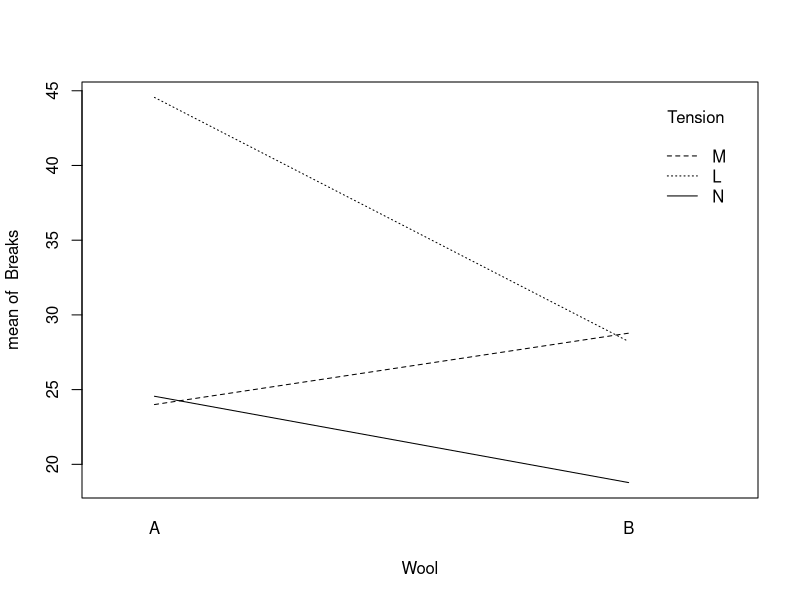
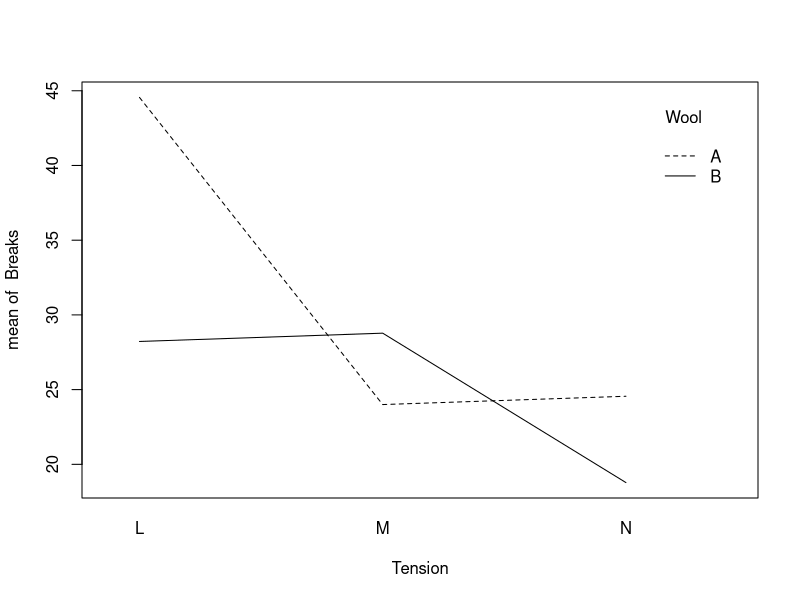

Write R code to recreate these figures, in order.
##--QUESTION 1------------------------------------------------------------------
##--PART A----------------------------------------------------------------------
Brightness <- c(59.88, 60.12, 60.88, 60.98, 59.90,
                59.87, 60.32, 60.42, 59.99, 60.12,
                60.83, 60.87, 60.56, 61.00, 60.50,
                61.01, 60.87, 60.69, 60.53, 60.63)
Operator <- c("A","A","A","A","A",
              "B","B","B","B","B",
              "C","C","C","C","C",
              "D","D","D","D","D")

#To identify the variable as factor and not numeric
Operator <- as.factor(Operator)
is.factor(Operator)

#Step 1: Fit a linear model 
model <- lm(Brightness ~ Operator)
summary(model)

# Call:
#   lm(formula = Brightness ~ Operator)
# 
# Residuals:
#   Min     1Q Median     3Q    Max 
# -0.472 -0.220 -0.040  0.194  0.628 
# 
# Coefficients:
#              Estimate Std. Error t value Pr(>|t|)    
# (Intercept)  60.3520     0.1454 415.136   <2e-16 ***
# OperatorB    -0.2080     0.2056  -1.012   0.3267    
# OperatorC     0.4000     0.2056   1.946   0.0695 .  
# OperatorD     0.3940     0.2056   1.916   0.0734 .  
# ---
#   Signif. codes:  0 ‘***’ 0.001 ‘**’ 0.01 ‘*’ 0.05 ‘.’ 0.1 ‘ ’ 1
# 
# Residual standard error: 0.3251 on 16 degrees of freedom
# Multiple R-squared:  0.4464,	Adjusted R-squared:  0.3426 
# F-statistic:   4.3 on 3 and 16 DF,  p-value: 0.02097

#Step 2: Analyze the data as an ANOVA
anova(model)

# Analysis of Variance Table
# 
# Response: Brightness
#            Df Sum Sq Mean Sq F value  Pr(>F)  
# Operator   3 1.3633 0.45442  4.3001 0.02097 *
# Residuals 16 1.6908 0.10568                  
# ---
#   Signif. codes:  0 ‘***’ 0.001 ‘**’ 0.01 ‘*’ 0.05 ‘.’ 0.1 ‘ ’ 1

#Step 3: State the H0 and H1, interpret the results
# H0 : μA = μB = μC = μD
# H1 : μA ≠ μB = μC = μD or μA ≠ μB ≠ μC ≠ μD

#  Conclusion : Since the p-value is 0.02097 (<0.05), we reject the H0. 
#  Therefore, there is statistically significant differences among operators in making sheets and reading brightness

##--PART B----------------------------------------------------------------------
#Note: To observe whether the combinations are significantly different, use TukeyHSD
TukeyHSD(aov(Brightness ~ Operator))

# Tukey multiple comparisons of means
# 95% family-wise confidence level
# 
# Fit: aov(formula = Brightness ~ Operator)
# 
# $Operator
#       diff      lwr       upr      p adj
# B-A -0.208 -0.79621621 0.3802162 0.7450627
# C-A  0.400 -0.18821621 0.9882162 0.2489941
# D-A  0.394 -0.19421621 0.9822162 0.2603189
# C-B  0.608  0.01978379 1.1962162 0.0415316 (*)
# D-B  0.602  0.01378379 1.1902162 0.0439458 (*)
# D-C -0.006 -0.59421621 0.5822162 0.9999907

# H0 : The μi's are not significantly different 
# H1 : The μi's are significantly different

# Conclusion : 
# There is no evidence that B-A, C-A, D-A and D-C are significantly different as
# as the corresponding intervals contain zeror

##--QUESTION 2------------------------------------------------------------------
##--PART A----------------------------------------------------------------------
Wool <- c("A", "A", "A", "A", "A", "A", "A", "A", "A", "B", "B", "B", "B", "B", "B","B", "B", "B",
          "A", "A", "A", "A", "A", "A", "A", "A", "A", "B", "B", "B", "B", "B", "B","B", "B", "B",
          "A", "A", "A", "A", "A", "A", "A", "A", "A", "B", "B", "B", "B", "B", "B","B", "B", "B"
)

Tension <- c("L", "L", "L", "L", "L", "L", "L", "L", "L","L", "L", "L", "L", "L", "L", "L", "L", "L",
             "M", "M", "M", "M", "M", "M", "M", "M", "M", "M", "M", "M", "M", "M", "M","M", "M", "M",
             "N", "N", "N", "N", "N", "N", "N", "N", "N", "N", "N", "N", "N", "N", "N", "N", "N", "N"
)

Breaks <- c(26, 30, 54, 25, 70, 52, 51, 26, 67, 27, 14, 29, 19, 29, 31, 41, 20, 44,
            18, 21, 29, 17, 12, 18, 35, 30, 36, 42, 26, 19, 16, 39, 28, 21, 39, 29,
            36, 21, 24, 18, 10, 43, 28, 15, 26, 20, 21, 24, 17, 13, 15, 15, 16, 28)

Wool <- as.factor(Wool)
is.factor(Wool)
Tension <- as.factor(Tension)
is.factor(Tension)

question2_data <- data.frame(Breaks, Wool, Tension)
View(question2_data)

interaction.plot(Wool,Tension,Breaks)
# There is interaction in the lower mean of Breaks and around the middle mean of Breaks

interaction.plot(Tension,Wool,Breaks)
# There are interactions in the lower mean of Breaks 

##--PART B----------------------------------------------------------------------
question2_model <- lm(Breaks ~ Wool + Tension + Wool*Tension)
anova(question2_model)

# Analysis of Variance Table
# 
# Response: Breaks
#              Df Sum Sq Mean Sq F value    Pr(>F)    
# Wool          1  450.7  450.67  3.7653 0.0582130 .  
# Tension       2 2034.3 1017.13  8.4980 0.0006926 ***
# Wool:Tension  2 1002.8  501.39  4.1891 0.0210442 *  
# Residuals    48 5745.1  119.69                      
# ---
#   Signif. codes:  0 ‘***’ 0.001 ‘**’ 0.01 ‘*’ 0.05 ‘.’ 0.1 ‘ ’ 1

# Note: If the higher-order interaction (i.e. Wool:Tension) are significant, include the parent variable


##--PART C----------------------------------------------------------------------

# Since the p-value for the Tension variable is 0.0006926 (<0.05), there is significance
# The p-value for the interaction effect is 0.0210442, therefore it is significant

##--PART D----------------------------------------------------------------------

#Note: To simplify is to find a bigger value for p-value

#1. Logarithm transformation
question2_data$log_Breaks <- log(question2_data$Breaks)

log_model <- lm(log_Breaks ~ Wool*Tension, data = question2_data)
anova(log_model)

# Analysis of Variance Table
# 
# Response: log_Breaks
# Df Sum Sq Mean Sq F value   Pr(>F)   
# Wool          1 0.3125 0.31253  2.2344 0.141511   
# Tension       2 2.1762 1.08808  7.7792 0.001185 **
# Wool:Tension  2 0.9131 0.45657  3.2642 0.046863 * 
# Residuals    48 6.7138 0.13987                    
# ---
#   Signif. codes:  
#   0 ‘***’ 0.001 ‘**’ 0.01 ‘*’ 0.05 ‘.’ 0.1 ‘ ’ 1
# 
# Residual standard error: 0.374 on 48 degrees of freedom
# Multiple R-squared:  0.3363,	Adjusted R-squared:  0.2672 
# F-statistic: 4.864 on 5 and 48 DF,  p-value: 0.001116

#Logarithm is not a good transformation (As the p-values are not larger than 0.05)

#2. Exponential transformation
exp_Breaks <- exp(question2_data$Breaks)

exp_model <- lm(exp_Breaks ~ Wool + Tension + Wool*Tension)
anova(exp_model)

#              Df    Sum Sq   Mean Sq F value Pr(>F)
# Wool          1 1.291e+59 1.291e+59   1.113  0.297
# Tension       2 2.583e+59 1.291e+59   1.113  0.337
# Wool:Tension  2 2.583e+59 1.291e+59   1.113  0.337
# Residuals    48 5.568e+60 1.160e+59  

#Exponential is a good transformation (As the p-values are larger than 0.05)


##--PART E----------------------------------------------------------------------

TukeyHSD(aov(Breaks ~ Wool + Tension + Wool*Tension))
# Tukey multiple comparisons of means
# 95% family-wise confidence level
# 
# Fit: aov(formula = Breaks ~ Wool + Tension + Wool * Tension)
# 
# $Wool
#       diff       lwr       upr      p adj
# B-A -5.777778 -11.76458 0.2090243 0.058213
# 
# $Tension
#         diff      lwr       upr       p adj
# M-L -10.000000 -18.81965 -1.180353 0.0228554 
# N-L -14.722222 -23.54187 -5.902575 0.0005595
# N-M  -4.722222 -13.54187  4.097425 0.4049442
# 
# $`Wool:Tension`
#             diff       lwr        upr      p adj
# B:L-A:L -16.3333333 -31.63966  -1.027012 0.0302143
# A:M-A:L -20.5555556 -35.86188  -5.249234 0.0029580
# B:M-A:L -15.7777778 -31.08410  -0.471456 0.0398172
# A:N-A:L -20.0000000 -35.30632  -4.693678 0.0040955
# B:N-A:L -25.7777778 -41.08410 -10.471456 0.0001136
# A:M-B:L  -4.2222222 -19.52854  11.084100 0.9626541
# B:M-B:L   0.5555556 -14.75077  15.861877 0.9999978
# A:N-B:L  -3.6666667 -18.97299  11.639655 0.9797123
# B:N-B:L  -9.4444444 -24.75077   5.861877 0.4560950
# B:M-A:M   4.7777778 -10.52854  20.084100 0.9377205
# A:N-A:M   0.5555556 -14.75077  15.861877 0.9999978
# B:N-A:M  -5.2222222 -20.52854  10.084100 0.9114780
# A:N-B:M  -4.2222222 -19.52854  11.084100 0.9626541
# B:N-B:M -10.0000000 -25.30632   5.306322 0.3918767
# B:N-A:N  -5.7777778 -21.08410   9.528544 0.8705572

#Dont reject h0 greater than 5% 
# H0 is equal

